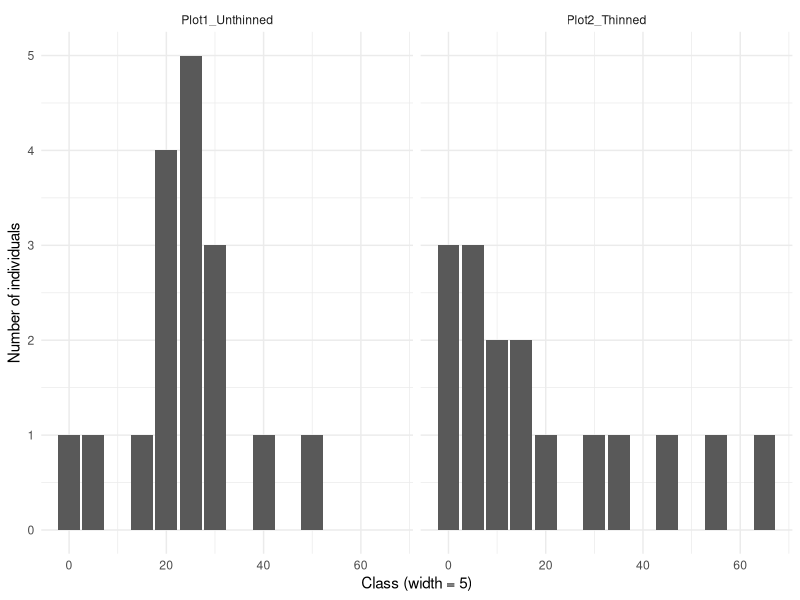
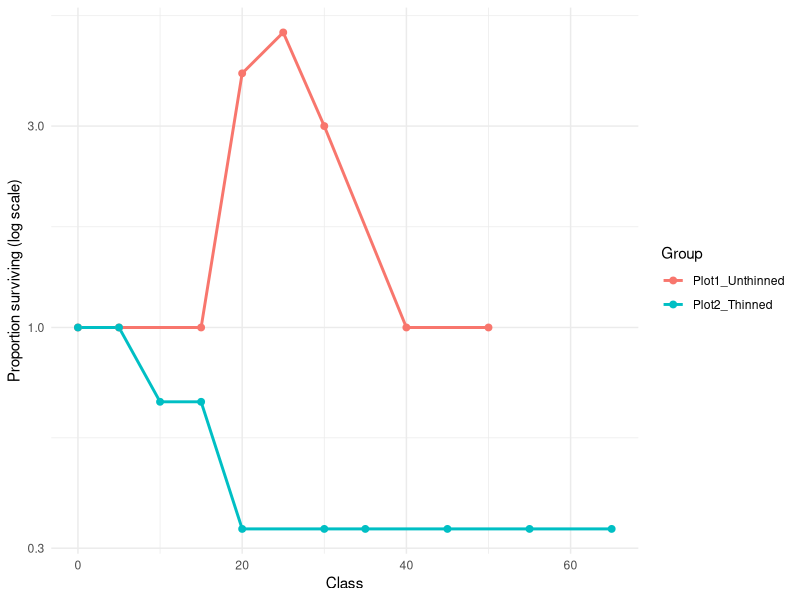

The R source for these figures, in order:
# ============================================================================
# ENV 226 Lab - Population structure and demography
#
# Reconstructs a population's history from a single visit.
#
# Your datasheet needs five columns:
#     Site           where you worked (text)
#     Group          what you are comparing - plot, stand, time period (text)
#     IndividualID   one number per individual (number)
#     Value          the measurement: DBH in cm, or age at death in years
#     ValueType      "DBH_cm" or "AgeAtDeath_yr"
#
# ============================================================================

library(tidyverse)

# ---- 1. SET THIS BEFORE YOU RUN ANYTHING -----------------------------------
#
# This is the most important line in the script, and the easiest to get wrong.
#
# "standing" = you measured individuals that are ALIVE right now.
#              (Track A and B - every tree in your plot is a survivor.)
#
# "death"    = you recorded the age at which individuals DIED.
#              (Track C - every row in a cemetery record is a death.)
#
# Survivors and deaths are not the same data, and they do not become a life
# table the same way. If you set this wrong your survivorship curve will be
# backwards and it will still look plausible, which is why you must think
# about it rather than guess.

record_type <- "standing"     # "standing" or "death"

class_width <- 5              # cm for DBH, years for age at death

# ---- 2. Read your data -----------------------------------------------------
# Put this script and your datasheet in the same folder, then use
# Session > Set Working Directory > To Source File Location.

data <- read.csv("population_structure_datasheet.csv")
data <- data %>% filter(!is.na(Value))

if (nrow(data) == 0) {
  stop("No data to analyse. The Value column in your datasheet is still empty - ",
       "fill in your measurements before running this script.", call. = FALSE)
}

head(data)
cat("Individuals recorded:", nrow(data), "\n")
table(data$Group)

# ---- 3. Bin individuals into classes ---------------------------------------

data <- data %>%
  mutate(ClassStart = floor(Value / class_width) * class_width)

class_counts <- data %>%
  count(Group, ClassStart, name = "Count") %>%
  arrange(Group, ClassStart)

print(class_counts)

# ---- 4. Look at the shape FIRST --------------------------------------------
# The shape of this distribution is your result. Everything after this is
# putting numbers on something you can already see.

ggplot(class_counts, aes(x = ClassStart, y = Count)) +
  geom_col() +
  facet_wrap(~ Group) +
  xlab(paste0("Class (width = ", class_width, ")")) +
  ylab("Number of individuals") +
  theme_minimal()

# Reverse-J  -> steady recruitment
# Gap in the small classes -> recruitment stopped at some point
# One tall bar -> a single establishment pulse

# ---- 5. Build the life table -----------------------------------------------

life_table <- function(df) {
  df <- arrange(df, ClassStart)

  if (record_type == "standing") {
    # Each count is individuals that SURVIVED to this class.
    Sx <- df$Count
  } else {
    # Each count is individuals that DIED in this class, so survivors at the
    # start of a class is everyone who had not died yet.
    total <- sum(df$Count)
    Sx <- total - c(0, head(cumsum(df$Count), -1))
  }

  lx <- Sx / Sx[1]                        # proportion surviving to class x
  dx <- lx - c(tail(lx, -1), 0)           # proportion dying during class x
  qx <- ifelse(lx > 0, dx / lx, NA)       # per-class mortality rate

  tibble(
    ClassStart = df$ClassStart,
    Sx = Sx,
    lx = round(lx, 4),
    dx = round(dx, 4),
    qx = round(qx, 4)
  )
}

tables <- class_counts %>%
  group_by(Group) %>%
  group_modify(~ life_table(.x)) %>%
  ungroup()

print(as.data.frame(tables))

if (any(tables$lx > 1, na.rm = TRUE)) {
  cat("\nNOTE: some lx values are greater than 1.\n")
  cat("That is not an error. It means a larger class holds MORE individuals than\n")
  cat("the smallest class - so this population cannot have a stable stage\n")
  cat("distribution, and the static life table's central assumption is violated.\n")
  cat("The negative dx and qx values in the table above are the same symptom.\n")
  cat("Say so in your assumption paragraph, and say which conclusions survive.\n")
}

# ---- 6. Survivorship curve -------------------------------------------------
# Plotted on a log scale, because that is what makes the three types
# distinguishable by eye:
#   Type I   - flat, then falls off a cliff late
#   Type II  - a straight line (constant mortality at every age)
#   Type III - drops steeply early, then flattens

ggplot(filter(tables, lx > 0), aes(x = ClassStart, y = lx, colour = Group)) +
  geom_line(linewidth = 1) +
  geom_point(size = 2) +
  scale_y_log10() +
  xlab("Class") +
  ylab("Proportion surviving (log scale)") +
  theme_minimal()

# ---- 7. Measurement error check (Track A and B) ----------------------------
# Enter your paired re-measurements here, then run these three lines.

observer_1 <- c()   # e.g. c(12.4, 30.1, 8.8, 45.0, 22.3)
observer_2 <- c()   # the second person's numbers, same five trees, same order

if (length(observer_1) > 0 && length(observer_1) == length(observer_2)) {
  differences <- abs(observer_1 - observer_2)
  cat("Mean absolute difference between observers:",
      round(mean(differences), 2), "\n")
  cat("Largest single disagreement:", round(max(differences), 2), "\n")
  cat("Is that big enough to move a tree into a different class?\n")
}
